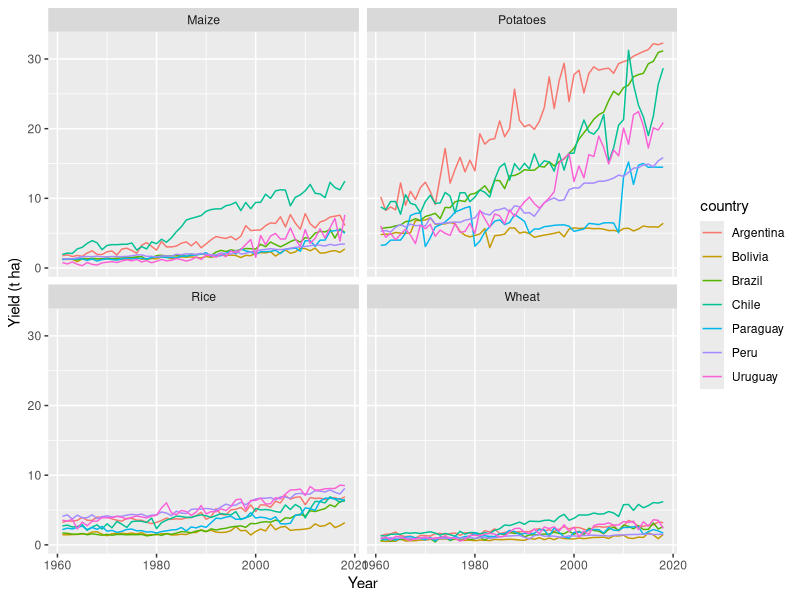
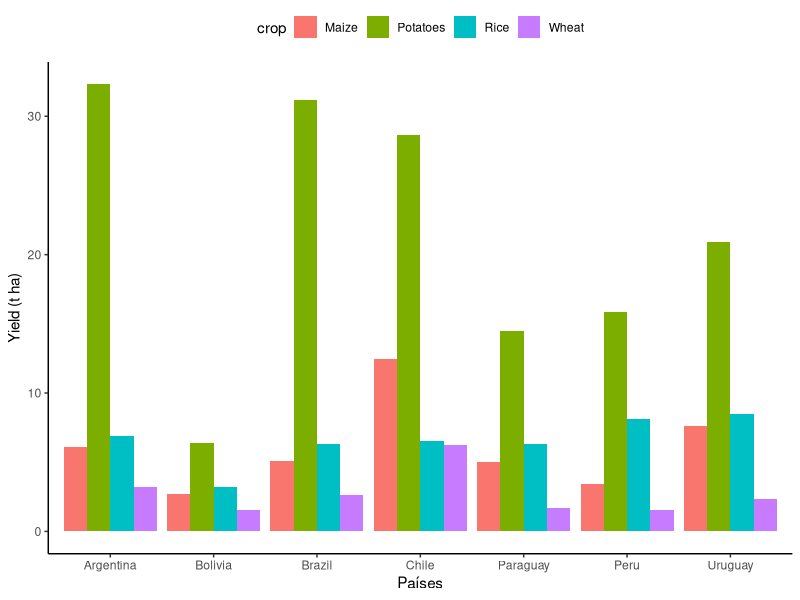

Write R code to recreate these figures, in order.
## ---- chunk 1
library(tidyverse)
## ---- chunk 2
key_crops <- read_csv("FAOSTAT_data_11-18-2020.csv")
## ---- chunk 3
key_crops
## ---- chunk 4
long_crops <- key_crops %>% 
  separate(Area, c("country"), sep = " ") %>%
  separate(Item, c("crop"), sep = ",") %>%
  mutate(yield = Value / 10000) %>%
  select(country, crop, Year, yield) %>%
  filter(country %in% c("Argentina", 
                        "Bolivia", 
                        "Brazil",
                        "Chile",
                        "Paraguay",
                        "Peru",
                        "Uruguay")
  )
## ---- chunk 5
long_crops
## ---- chunk 6
long_crops %>%
  ggplot(aes(Year, yield, color = country)) +
  geom_line() +
  facet_wrap(~crop, ncol = 2) +
  labs(x = "Year", y = "Yield (t ha)")
## ---- chunk 7
yearfs <- long_crops %>%
  filter(Year == 2018)

# seleccion de tema para la gráfica
theme_set(
  theme_classic() +
    theme(legend.position = "top")
)

#Generando gráfica de barras
ggplot(yearfs, aes(x=country, y=yield, fill=crop)) +
  geom_bar(stat="identity", position = position_dodge()) +
  labs(x = "Países", y = "Yield (t ha)")
